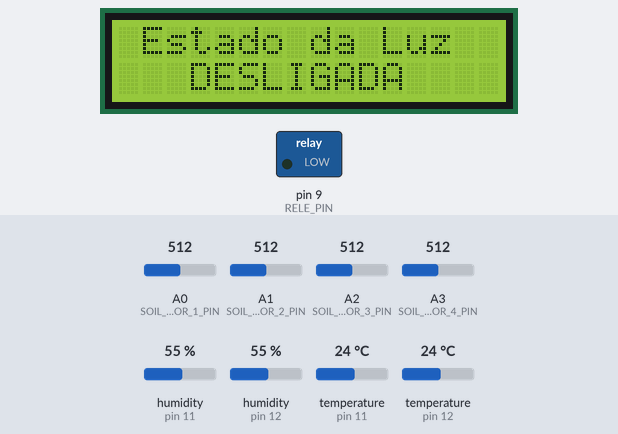
Bench run of a sketch on a simulated Arduino Uno, built with avr-gcc and run on an emulated ATmega328P. Parts: 16×2 character LCD, switched loads named in the sketch (green lamp = pin HIGH). Wiring (inferred from the names in the program): DS1307 clock at I2C address 0x68. The test bench sets the inputs (shaded band); at power-on: humidity (sensors on pin 11, pin 12) 55 %, temperature (sensors on pin 12, pin 11) 24 °C, A0 (SOIL_SENSOR_1_PIN) = 512, A1 (SOIL_SENSOR_2_PIN) = 512, A2 (SOIL_SENSOR_3_PIN) = 512, A3 (SOIL_SENSOR_4_PIN) = 512. The local clock reads 2024-03-15 10:24:30 at power-on unless the sketch sets it; what the sketch prints to the serial monitor is not drawn.

Above: at 5.2 s.
At 16.3 s:
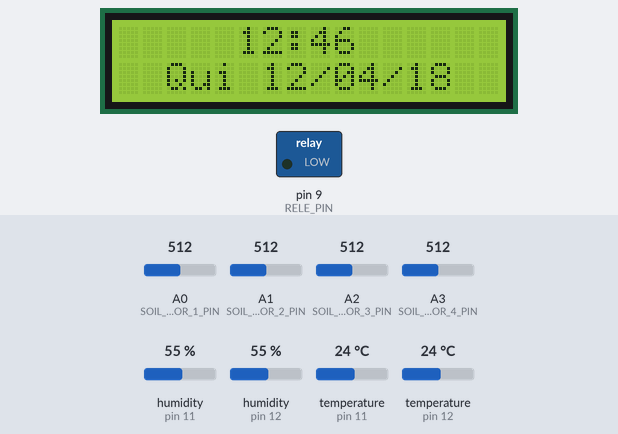
16.4 s: humidity (sensor on pin 11) set to 22 %
At 21.7 s:
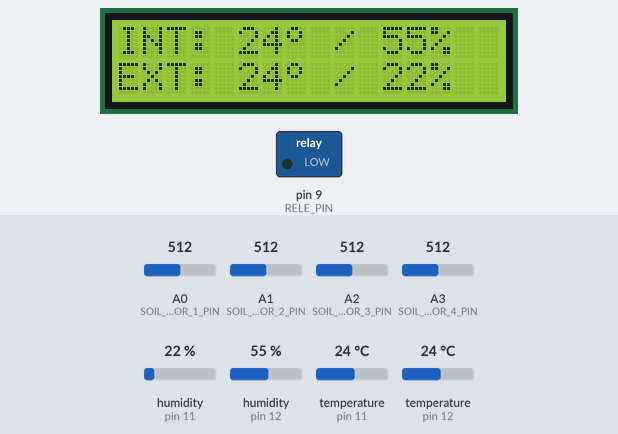
31.5 s: temperature (sensor on pin 12) set to 11 °C
At 40.8 s:
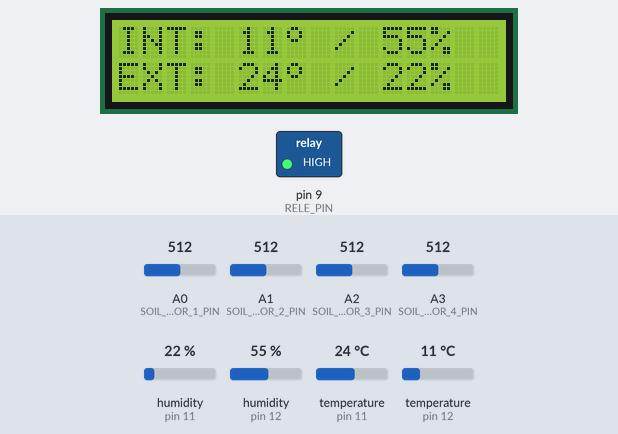
46.6 s: temperature (sensor on pin 12) set to 8 °C
At 61.0 s:
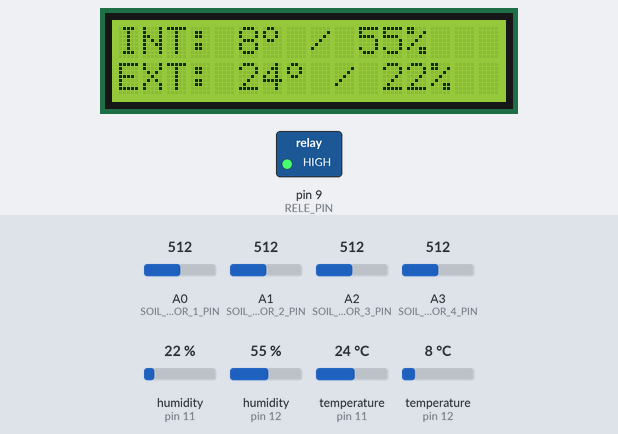
Timing chart, 0 to 62.5 s (numbered marks = the images above; inputs shaded):
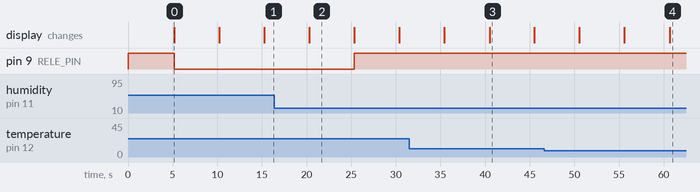

Measured:
- what the display in image 0 shows lasts 5.0 s, from 5.2 s to 10.2 s

The sketch:

estufa.ino
```cpp
#include <Wire.h>
#include <LiquidCrystal_I2C.h>
#include <DHT.h>

#define TEMP_SENSOR_INTERNAL_PIN 12
#define TEMP_SENSOR_INTERNAL_TYPE DHT11
#define TEMP_SENSOR_EXTERNAL_PIN 11
#define TEMP_SENSOR_EXTERNAL_TYPE DHT11

#define SOIL_SENSOR_1_PIN A0
#define SOIL_SENSOR_2_PIN A1
#define SOIL_SENSOR_3_PIN A2
#define SOIL_SENSOR_4_PIN A3

#define RELE_PIN 9

#define I2C_ADDR 0x27
#define BACKLIGHT_PIN 3

#define DS1307_ADDRESS 0x68

#define INTERVALO_LEITURA_TEMPERATURA 20000
#define INTERVALO_LEITURA_SOLO 20000
#define INTERVALO_LEITURA_ILUMINACAO 20000
#define INTERVALO_CALENDAR 20000
#define INTERVALO_DISPLAY 5000

#define HORARIO_LIGAR_LUZES 5
#define HORARIO_DESLIGAR_LUZES 19

DHT dht_internal(TEMP_SENSOR_INTERNAL_PIN, TEMP_SENSOR_INTERNAL_TYPE);
DHT dht_external(TEMP_SENSOR_EXTERNAL_PIN, TEMP_SENSOR_EXTERNAL_TYPE);

LiquidCrystal_I2C  lcd(I2C_ADDR, 2, 1, 0, 4, 5, 6, 7, 3, POSITIVE);

long ultimaLeituraTemperatura = 0;
long ultimaLeituraSolo = 0;
long ultimaLeituraIluminacao = 0;
long ultimaAmostraCalendario = 0;
bool lampadaAcesa = true;
byte zero = 0x00;
int horaAtual = 0;
int minutoAtual = 0;

void setup() {
  Serial.begin(9600);

  Wire.begin();

  pinMode(RELE_PIN, OUTPUT);
  pinMode(SOIL_SENSOR_1_PIN, INPUT);
  pinMode(SOIL_SENSOR_2_PIN, INPUT);
  pinMode(SOIL_SENSOR_3_PIN, INPUT);
  pinMode(SOIL_SENSOR_4_PIN, INPUT);

  digitalWrite(RELE_PIN, HIGH);

  lcd.begin (16, 2);
  lcd.clear();
  lcd.setBacklightPin(BACKLIGHT_PIN, POSITIVE);
  lcd.setBacklight(HIGH);
  lcd.home ();

  dht_internal.begin();
  dht_external.begin();

  SelecionaDataeHora();
}

void loop() {
  temperatura();
  iluminacao();
  solo();
  datahora();
}
```

clock.ino
```cpp
void datahora()
{
  if (ultimaAmostraCalendario > 0 && (millis() - ultimaAmostraCalendario < INTERVALO_CALENDAR)) {
    return;
  }

  lcd.clear();

  // Le os valores (data e hora) do modulo DS1307
  Wire.beginTransmission(DS1307_ADDRESS);
  Wire.write(zero);
  Wire.endTransmission();
  Wire.requestFrom(DS1307_ADDRESS, 7);

  int segundos = ConverteparaDecimal(Wire.read());
  int minutos = ConverteparaDecimal(Wire.read());
  int horas = ConverteparaDecimal(Wire.read() & 0b111111);
  int diadasemana = ConverteparaDecimal(Wire.read());
  int diadomes = ConverteparaDecimal(Wire.read());
  int mes = ConverteparaDecimal(Wire.read());
  int ano = ConverteparaDecimal(Wire.read());

  horaAtual = horas;
  minutoAtual = minutos;

  // Mostra os dados no display
  lcd.setCursor(0, 0);
  lcd.print("     ");

  // Acrescenta o 0 (zero) se a hora for menor do que 10
  if (horas < 10)
    lcd.print("0");

  lcd.print(horas);
  lcd.print(":");

  // Acrescenta o 0 (zero) se minutos for menor do que 10
  if (minutos < 10)
    lcd.print("0");

  lcd.print(minutos);
  lcd.setCursor(2, 1);

  // Mostra o dia da semana
  switch (diadasemana)
  {
    case 0: lcd.print("Dom");
      break;
    case 1: lcd.print("Seg");
      break;
    case 2: lcd.print("Ter");
      break;
    case 3: lcd.print("Quar");
      break;
    case 4: lcd.print("Qui");
      break;
    case 5: lcd.print("Sex");
      break;
    case 6: lcd.print("Sab");
  }

  lcd.setCursor(6, 1);

  // Acrescenta o 0 (zero) se dia do mes for menor do que 10
  if (diadomes < 10)
    lcd.print("0");

  lcd.print(diadomes);
  lcd.print("/");

  // Acrescenta o 0 (zero) se mes for menor do que 10
  if (mes < 10)
    lcd.print("0");

  lcd.print(mes);
  lcd.print("/");
  lcd.print(ano);

  ultimaAmostraCalendario = millis();

  delay(INTERVALO_DISPLAY);
}

//Seta a data e a hora do DS1307
void SelecionaDataeHora()
{
  byte segundos = 0; //Valores de 0 a 59
  byte minutos = 46; //Valores de 0 a 59
  byte horas = 12; //Valores de 0 a 23
  byte diadasemana = 4; //Valores de 0 a 6 - 0=Domingo, 1 = Segunda, etc.
  byte diadomes = 12; //Valores de 1 a 31
  byte mes = 4; //Valores de 1 a 12
  byte ano = 18; //Valores de 0 a 99

  Wire.beginTransmission(DS1307_ADDRESS);

  // Stop no CI para que o mesmo possa receber os dados
  Wire.write(zero);

  //As linhas abaixo escrevem no CI os valores de data e hora
  Wire.write(ConverteParaBCD(segundos));
  Wire.write(ConverteParaBCD(minutos));
  Wire.write(ConverteParaBCD(horas));
  Wire.write(ConverteParaBCD(diadasemana));
  Wire.write(ConverteParaBCD(diadomes));
  Wire.write(ConverteParaBCD(mes));
  Wire.write(ConverteParaBCD(ano));
  Wire.write(zero);
  Wire.endTransmission();
}

/**
 * Converte o número de decimal para BCD
 */
byte ConverteParaBCD(byte val)
{
  return ( (val / 10 * 16) + (val % 10) );
}

/**
 * Converte de BCD para decimal
 */
byte ConverteparaDecimal(byte val)
{
  return ( (val / 16 * 10) + (val % 16) );
}
```

luzes.ino
```cpp
void iluminacao()
{
  if (ultimaLeituraIluminacao > 0 && (millis() - ultimaLeituraIluminacao < INTERVALO_LEITURA_ILUMINACAO)) {
    return;
  }

  Serial.print("- Controlando luz: ");

  lcd.clear();
  lcd.setCursor(1, 0);
  lcd.print("Estado da Luz");

  if (horaAtual >= HORARIO_LIGAR_LUZES && horaAtual <= HORARIO_DESLIGAR_LUZES) {
    lampadaAcesa = true;
  } else {
    lampadaAcesa = false;
  }

  if (lampadaAcesa == true) {
    ligaLuz();

    lcd.setCursor(5, 1);
    lcd.print("LIGADA");
  } else {
    desligaLuz();

    lcd.setCursor(3, 1);
    lcd.print("DESLIGADA");
  }

  ultimaLeituraIluminacao = millis();

  delay(INTERVALO_DISPLAY);
}

void ligaLuz()
{
  digitalWrite(RELE_PIN, HIGH);

  Serial.println("ligada");
}

void desligaLuz()
{
  digitalWrite(RELE_PIN, LOW);

  Serial.println("desligada");
}
```

sensores_solo.ino
```cpp
void solo()
{
  if (ultimaLeituraSolo > 0 && (millis() - ultimaLeituraSolo < INTERVALO_LEITURA_SOLO)) {
    return;
  }

  Serial.println("- Controlando umidade de solo");

  lcd.clear();
  lcd.setCursor(0, 0);

  lcd.print("V1: ");
  lcd.print(map(analogRead(SOIL_SENSOR_1_PIN), 1023, 0, 0, 100));
  lcd.print("% ");
  lcd.print(" V2: ");
  lcd.print(map(analogRead(SOIL_SENSOR_2_PIN), 1023, 0, 0, 100));
  lcd.print("% ");

  lcd.setCursor(0, 1);
  lcd.print("V3: ");
  lcd.print(map(analogRead(SOIL_SENSOR_3_PIN), 1023, 0, 0, 100));
  lcd.print("% ");
  lcd.print(" V4: ");
  lcd.print(map(analogRead(SOIL_SENSOR_4_PIN), 1023, 0, 0, 100));
  lcd.print("%");

  ultimaLeituraSolo = millis();

  delay(INTERVALO_DISPLAY);
}
```

sensores_temperatura.ino
```cpp
//Array simbolo grau
byte grau[8] = { B00001100,
                 B00010010,
                 B00010010,
                 B00001100,
                 B00000000,
                 B00000000,
                 B00000000,
                 B00000000,
               };

void temperatura()
{
  if (ultimaLeituraTemperatura > 0 && (millis() - ultimaLeituraTemperatura < INTERVALO_LEITURA_TEMPERATURA)) {
    return;
  }

  Serial.println("- Controlando temperatura");

  lcd.createChar(0, grau);
  lcd.clear();

  sensorInterno();
  sensorExterno();

  ultimaLeituraTemperatura = millis();

  delay(INTERVALO_DISPLAY);
}

void sensorInterno()
{
  float UmidadeInterna;
  float TemperaturaInterna;

  UmidadeInterna = dht_internal.readHumidity();
  TemperaturaInterna = dht_internal.readTemperature();

  if (isnan(UmidadeInterna) || isnan(TemperaturaInterna)) {
    UmidadeInterna = 0;
    TemperaturaInterna = 0;
  }

  lcd.setCursor(0, 0);
  lcd.print("INT: ");
  lcd.print((int) TemperaturaInterna);
  lcd.write((byte)0);
  lcd.print(" / ");
  lcd.print((int) UmidadeInterna);
  lcd.print("%");
}

void sensorExterno()
{
  float UmidadeExterna;
  float TemperaturaExterna;

  UmidadeExterna = dht_external.readHumidity();
  TemperaturaExterna = dht_external.readTemperature();

  if (isnan(UmidadeExterna) || isnan(TemperaturaExterna)) {
    UmidadeExterna = 0;
    TemperaturaExterna = 0;
  }

  lcd.setCursor(0, 1);
  lcd.print("EXT: ");
  lcd.print((int) TemperaturaExterna);
  lcd.write((byte)0);
  lcd.print(" / ");
  lcd.print((int) UmidadeExterna);
  lcd.print("%");
}
```
